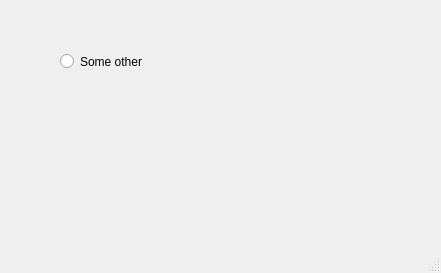
<?xml version="1.0" encoding="UTF-8"?>
<ui version="4.0">
 <class>MainWindow</class>
 <widget class="QMainWindow" name="MainWindow">
  <property name="geometry">
   <rect>
    <x>0</x>
    <y>0</y>
    <width>441</width>
    <height>273</height>
   </rect>
  </property>
  <property name="windowTitle">
   <string>MainWindow</string>
  </property>
  <widget class="QWidget" name="centralwidget">
   <widget class="QRadioButton" name="radioButton">
    <property name="geometry">
     <rect>
      <x>60</x>
      <y>50</y>
      <width>112</width>
      <height>23</height>
     </rect>
    </property>
    <property name="text">
     <string>Some other</string>
    </property>
   </widget>
  </widget>
  <widget class="QMenuBar" name="menubar">
   <property name="geometry">
    <rect>
     <x>0</x>
     <y>0</y>
     <width>441</width>
     <height>30</height>
    </rect>
   </property>
  </widget>
  <widget class="QStatusBar" name="statusbar"/>
 </widget>
 <resources/>
 <connections/>
</ui>
